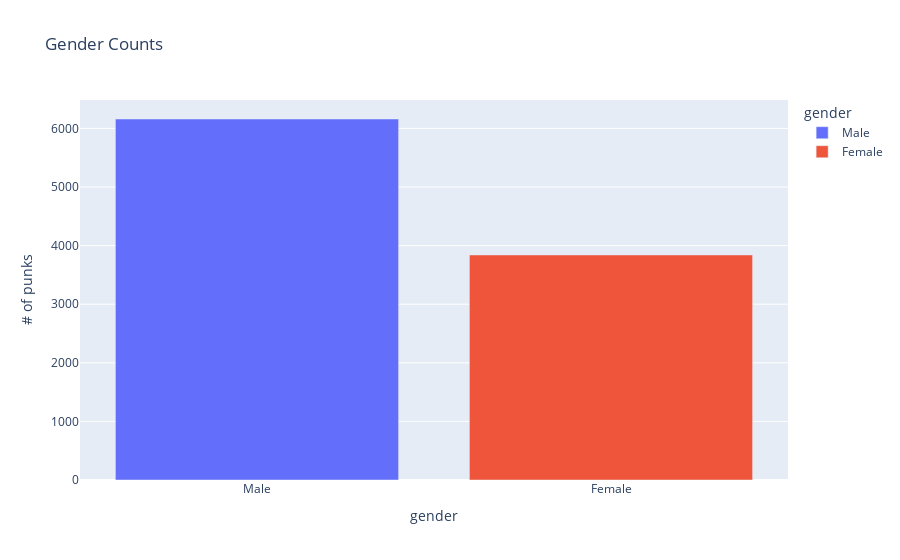

Source (notebook cell):
### Code cell
fig = px.bar(punk_db['gender'].value_counts().rename_axis('gender').reset_index(name='# of punks'),
             x="gender", y="# of punks", color="gender", title="Gender Counts")

fig.write_image(f"{IMG_PATH}/analysis/fig2.png")
fig.show()

### Figure 1 — Plotly figure (JSON) as saved in the notebook; plotly's stock layout.template omitted (floating-point values rounded to 4 significant figures)
{"data": [{"alignmentgroup": "True", "hovertemplate": "gender=%{x}<br># of punks=%{y}<extra></extra>", "legendgroup": "Male", "marker": {"color": "#636efa", "pattern": {"shape": ""}}, "name": "Male", "offsetgroup": "Male", "orientation": "v", "showlegend": true, "textposition": "auto", "type": "bar", "x": ["Male"], "xaxis": "x", "y": [6160], "yaxis": "y"}, {"alignmentgroup": "True", "hovertemplate": "gender=%{x}<br># of punks=%{y}<extra></extra>", "legendgroup": "Female", "marker": {"color": "#EF553B", "pattern": {"shape": ""}}, "name": "Female", "offsetgroup": "Female", "orientation": "v", "showlegend": true, "textposition": "auto", "type": "bar", "x": ["Female"], "xaxis": "x", "y": [3840], "yaxis": "y"}], "layout": {"barmode": "relative", "legend": {"title": {"text": "gender"}, "tracegroupgap": 0}, "title": {"text": "Gender Counts"}, "xaxis": {"anchor": "y", "categoryarray": ["Male", "Female"], "categoryorder": "array", "domain": [0, 1], "title": {"text": "gender"}}, "yaxis": {"anchor": "x", "domain": [0, 1], "title": {"text": "# of punks"}}}}
